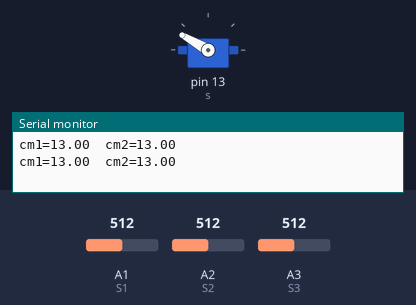
This sketch was run on a simulated Arduino Uno, built with avr-gcc and run on an emulated ATmega328P. On the bench: servo, the last lines printed to the serial monitor. The test bench sets the inputs (shaded band); at power-on: A1 (S1) = 512, A2 (S2) = 512, A3 (S3) = 512.

Above: at 1.2 s.
1.3 s: A1 (S1) set to 122
At 1.7 s:
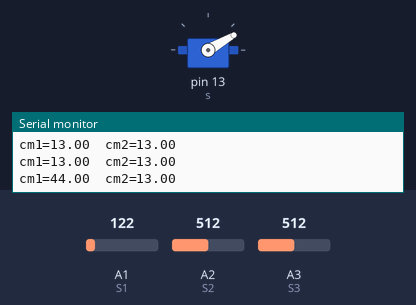
2.9 s: A1 (S1) set to 0
At 4.4 s:
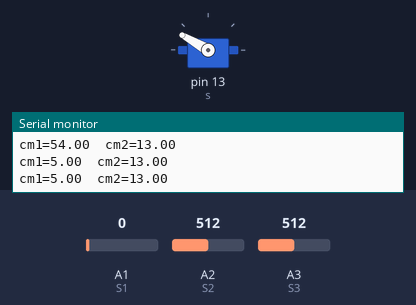
4.8 s: A1 (S1) set to 35
At 5.8 s:
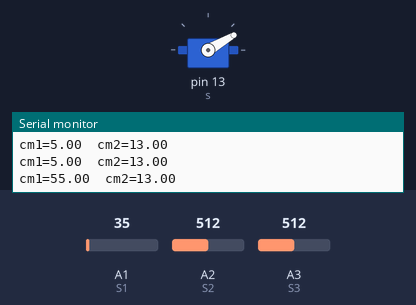
Timing chart, 0 to 7.8 s (numbered marks = the images above; inputs shaded):
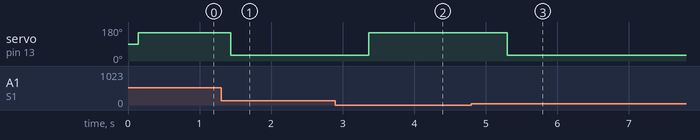

The sketch:

IR.ino
```cpp
#include<Servo.h>
#define S1 A1
#define S2 A2
#define S3 A3

const float base = 0;
const float middle = 90 + base;

float cm1;
float cm2;
float cm3;
Servo s;

void setup()
{
  Serial.begin(9600);
  pinMode(S1, INPUT);
  pinMode(S2, INPUT);
  pinMode(S3, INPUT);
  s.attach(13);
  s.write(90);
  //delay(2000);
}
void loop()
{
  // 灰度传感器检测黑带
  if (0) {
    Track();
  }
  else {
    Avoidance();
  }
}

// 避障
void Avoidance() {
  cm1 = distance(S1, 100);
  cm2 = distance(S2, 100);
  cm3 = distance(S3, 100);
  Serial.print("cm1=");
  Serial.print(cm1);
  Serial.print("\t");
  Serial.print("cm2=");
  Serial.print(cm2);
  Serial.println();

  if (cm1 < 30) {
    orientation(150);
  }
  else if (cm2 < 30) {
    orientation(30);
  }
  else if (cm2 > cm1) {
    if (cm2 - cm1<25 & cm2>100 & cm1 > 100) {
      orientation(100);
    }
    else if (cm2 - cm1 > 40) {
      orientation(130);
    }
    else {
      orientation(90);
    }
  }
  else {
    if (cm1 - cm2<25 & cm2>100 & cm1 > 100) {
      orientation(80);
    }
    else if (cm1 - cm2 > 40) {
      orientation(50);
    }
    else {
      orientation(90);
    }
  }
  delay(500);
}

// 转向
void orientation(int pos) {
  pos += base;
  if (pos >= middle) {
    for (int i = middle; i <= pos; i++) {
      s.write(i);
      //      delay(15);
    }
  }
  else if (pos < middle) {
    for (int i = middle; i >= pos; i--) {
      s.write(i);
      //      delay(15);
    }
  }
}

// 获取传感器距离
float distance(int pin, int average_count) {
  int sum = 0;
  for (int i = 0; i < average_count; i++) {
    int sensor_value = analogRead(pin);
    int distance_cm = pow(3027.4 / sensor_value, 1.2134);
    if (distance_cm>50){
      distance_cm=50;
    }
    sum += distance_cm;
  }
  return (sum / average_count+5);
  delay(500);
}

// 循迹
void Track() {
}
```

Measured:
- after the input at 1.3 s, servo on pin 13 (s): 150° → 30° after 0.13 s
- after the input at 2.9 s, servo on pin 13 (s): 30° → 150° after 0.47 s
- after the input at 4.8 s, servo on pin 13 (s): 150° → 30° after 0.50 s
